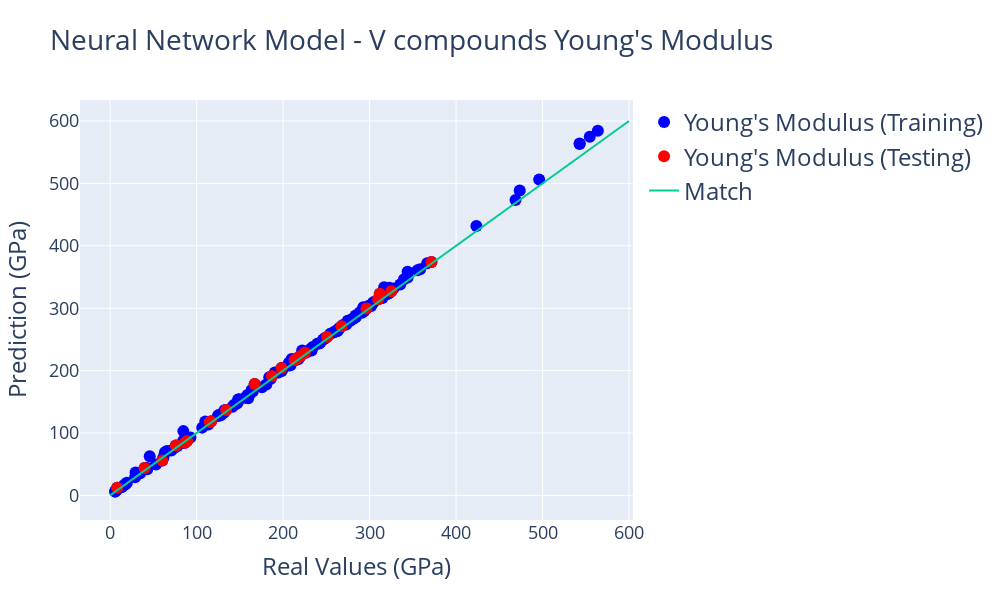

The notebook cell this image was saved under:
### Markdown cell above
### 4. Plotting

The easiest way to see if the model did a good job estimating the Young's Modulus for the Elements is through a plot comparing Real Values with their Predictions. We will use [Plotly](https://plot.ly/python/) to create a plot like that. We covered how to plot in Plotly in the first tutorial of this tool. For values in this plot, the line (x = y) indicates a perfect match and would be the desirable result for the points. As you analyze the plot, you can hover on the points to see the data we obtained in the cell above.

### Code cell
import plotly
import plotly.graph_objs as go
from plotly.offline import iplot

plotly.offline.init_notebook_mode(connected=True)

layout0= go.Layout(title=go.layout.Title(text="Neural Network Model - V compounds Young's Modulus", font=dict(size=28)), hovermode= 'closest', width = 1000, height=600, showlegend=True,  # Hovermode establishes the way the labels that appear when you hover are arranged # Establishing a square plot width=height
    xaxis= dict(title=go.layout.xaxis.Title(text='Real Values (GPa)', font=dict(size=24)), zeroline= False, gridwidth= 1, tickfont=dict(size=18)), # Axis Titles. Removing the X-axis Mark. Adding a Grid
    yaxis= dict(title=go.layout.yaxis.Title(text='Prediction (GPa)', font=dict(size=24)), zeroline= False, gridwidth= 1, tickfont=dict(size=18)), # Axis Titles. Removing the Y-axis Mark. Adding a Grid
    legend=dict(font=dict(size=24))) # Adding a legend

trace0 = go.Scatter(x = all_labels, y = predictions, mode = 'markers', marker= dict(size= 12, color= 'blue'), text= elements, name = 'Young\'s Modulus (Training)')
trace1 = go.Scatter(x = test_labels, y = test_predictions, mode = 'markers', marker= dict(size= 12, color= 'red'), text = labeled_elements, name = 'Young\'s Modulus (Testing)')
trace2 = go.Scatter(x = [0,600], y = [0,600], mode = 'lines', name = "Match") # This trace is the line X = Y which would indicate that the Prediction equals the real value

data = [trace0, trace1, trace2]
fig= go.Figure(data, layout=layout0)
iplot(fig)

### Figure 1 — Plotly figure (JSON) as saved in the notebook; plotly's stock layout.template omitted (floating-point values rounded to 4 significant figures; data arrays with more than 128 entries replaced by an {"elided": "..."} marker saying what was removed)
{"data": [{"marker": {"color": "blue", "size": 12}, "mode": "markers", "name": "Young's Modulus (Training)", "text": {"elided": "173 str values"}, "type": "scatter", "x": {"elided": "173 float values"}, "y": {"elided": "173 float values"}}, {"marker": {"color": "red", "size": 12}, "mode": "markers", "name": "Young's Modulus (Testing)", "text": ["VGaFe2", "ZrVP", "VGaCo2", "CsVI3", "V4GaS8", "Li7VN4", "AlVCo2", "RbVF3", "HfVF6", "VZnRu2", "V2ReOs", "VSiRu2", "LiVRh2", "Ta2VRu", "HfVGe", "Sc(VGa2)2", "AlV2C", "Tl3VSe4", "VAuS2", "Ba3V2O8", "V2CrOs", "Cs2TlVF6", "Rb2NaVF6"], "type": "scatter", "x": [309.9, 267.5, 220.1, 8.16, 116.6, 167.0, 250.9, 88.9, 86.46, 217.1, 371.5, 296.4, 213.2, 225.1, 198.1, 187.0, 311.8, 115.1, 134.2, 75.98, 325, 39.76, 60.26], "y": [314.3, 271.1, 223.5, 12.29, 118.6, 178.6, 254.1, 87.23, 84.31, 220.5, 373.9, 299.4, 216.8, 228.5, 204.1, 191.3, 323.0, 117.8, 136.9, 80.16, 327.0, 43.8, 55.76]}, {"mode": "lines", "name": "Match", "type": "scatter", "x": [0, 600], "y": [0, 600]}], "layout": {"height": 600, "hovermode": "closest", "legend": {"font": {"size": 24}}, "showlegend": true, "title": {"font": {"size": 28}, "text": "Neural Network Model - V compounds Young's Modulus"}, "width": 1000, "xaxis": {"gridwidth": 1, "tickfont": {"size": 18}, "title": {"font": {"size": 24}, "text": "Real Values (GPa)"}, "zeroline": false}, "yaxis": {"gridwidth": 1, "tickfont": {"size": 18}, "title": {"font": {"size": 24}, "text": "Prediction (GPa)"}, "zeroline": false}}}
